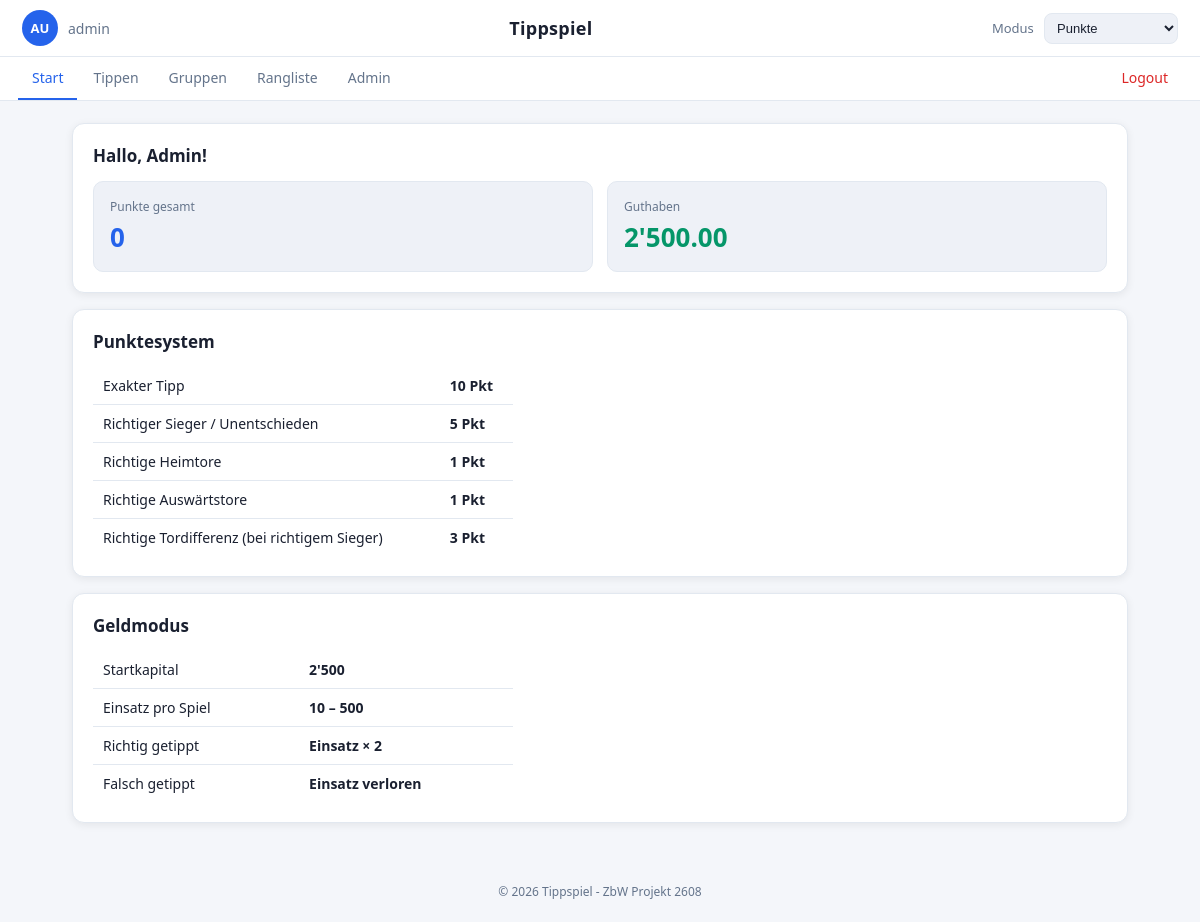
/pages/home.php (signed in), run on the app's committed database.
### tables this page shows
CREATE TABLE users (
    id                INT AUTO_INCREMENT PRIMARY KEY,
    username          VARCHAR(50)  NOT NULL UNIQUE,
    email             VARCHAR(120) NOT NULL UNIQUE,
    password_hash     VARCHAR(255) NOT NULL,
    first_name        VARCHAR(60)  NOT NULL,
    last_name         VARCHAR(60)  NOT NULL,
    role              ENUM('user','admin') NOT NULL DEFAULT 'user',
    points_total      INT NOT NULL DEFAULT 0,
    money_balance     DECIMAL(12,2) NOT NULL DEFAULT 2500.00,
    profile_picture   VARCHAR(255) DEFAULT NULL,
    theme             ENUM('light','dark') NOT NULL DEFAULT 'light',
    created_at        TIMESTAMP DEFAULT CURRENT_TIMESTAMP
);

### config/db.php (called while the page is built, shortened)
<?php
function db(): PDO {
    static $pdo = null;
    if ($pdo === null) {
        $dsn = 'mysql:host=' . DB_HOST . ';dbname=' . DB_NAME . ';charset=' . DB_CHAR;
        $opt = [
            PDO::ATTR_ERRMODE            => PDO::ERRMODE_EXCEPTION,
            PDO::ATTR_DEFAULT_FETCH_MODE => PDO::FETCH_ASSOC,
            PDO::ATTR_EMULATE_PREPARES   => false,
        ];
        try {
            $pdo = new PDO($dsn, DB_USER, DB_PASS, $opt);
        } catch (PDOException $e) {
            http_response_code(500);
            die('DB-Fehler: ' . $e->getMessage());
        }
    }
    return $pdo;
}

### includes/auth.php (called while the page is built, shortened)
<?php
require_once __DIR__ . '/../config/db.php';
function current_user(): ?array {
    static $user = null;
    if ($user === null) {
        $stmt = db()->prepare('SELECT * FROM users WHERE id = ?');
        $stmt->execute([$_SESSION['user_id']]);
        $user = $stmt->fetch() ?: null;
    }
    return $user;
}
function require_login(): array {
    $u = current_user();
    return $u;
}
function initials(array $u): string {
    return strtoupper(mb_substr($u['first_name'], 0, 1) . mb_substr($u['last_name'], 0, 1));
}

### pages/home.php (the view)
<?php
$active = 'home';
require_once __DIR__ . '/../includes/header.php';
?>
<section class="card">
  <h2>Hallo, <?= htmlspecialchars($user['first_name']) ?>!</h2>
  <div class="stats-grid">
    <div class="stat-card">
      <div class="label">Punkte gesamt</div>
      <div class="value" style="color:var(--primary)"><?= (int)$user['points_total'] ?></div>
    </div>
    <div class="stat-card">
      <div class="label">Guthaben</div>
      <div class="value" style="color:var(--accent)"><?= number_format((float)$user['money_balance'], 2, '.', "'") ?></div>
    </div>
  </div>
</section>
<section class="card">
  <h2>Punktesystem</h2>
  <table style="max-width:420px">
    <tr><td>Exakter Tipp</td><td><strong>10 Pkt</strong></td></tr>
    <tr><td>Richtiger Sieger / Unentschieden</td><td><strong>5 Pkt</strong></td></tr>
    <tr><td>Richtige Heimtore</td><td><strong>1 Pkt</strong></td></tr>
    <tr><td>Richtige Auswärtstore</td><td><strong>1 Pkt</strong></td></tr>
    <tr><td>Richtige Tordifferenz (bei richtigem Sieger)</td><td><strong>3 Pkt</strong></td></tr>
  </table>
</section>
<section class="card">
  <h2>Geldmodus</h2>
  <table style="max-width:420px">
    <tr><td>Startkapital</td><td><strong>2'500</strong></td></tr>
    <tr><td>Einsatz pro Spiel</td><td><strong>10 – 500</strong></td></tr>
    <tr><td>Richtig getippt</td><td><strong>Einsatz × 2</strong></td></tr>
    <tr><td>Falsch getippt</td><td><strong>Einsatz verloren</strong></td></tr>
  </table>
</section>
<?php require_once __DIR__ . '/../includes/footer.php'; ?>

### includes/header.php (shortened to what this page needs)
<?php
require_once __DIR__ . '/auth.php';
$user = require_login();
$active = $active ?? '';
$themeClass = ($user['theme'] ?? 'light') === 'dark' ? 'dark' : '';
$avatarHtml = '';
if (!empty($user['profile_picture'])) {
    $picUrl = '/Tippspiel/' . htmlspecialchars($user['profile_picture']);
    $avatarHtml = '<img src="' . $picUrl . '" alt="Profilbild">';
} else {
    $avatarHtml = htmlspecialchars(initials($user));
}
?>
<!DOCTYPE html>
<html lang="de">
<head>
<link rel="stylesheet" href="/Tippspiel/css/style.css?v=4">
</head>
<body class="<?= $themeClass ?>">
<header class="topbar">
  <a class="profile-link" href="/Tippspiel/pages/profile.php" title="Profil">
    <span class="avatar"><?= $avatarHtml ?></span>
    <span class="username"><?= htmlspecialchars($user['username']) ?></span>
  </a>
  <h1 class="brand">Tippspiel</h1>
  <div class="mode-switch">
    <label for="mode">Modus</label>
    <select id="mode">
      <option value="points">Punkte</option>
    </select>
  </div>
</header>
<nav class="mainnav">
  <a href="/Tippspiel/pages/home.php"        class="<?= $active==='home'       ? 'active' : '' ?>">Start</a>
  <a href="/Tippspiel/pages/sports.php"      class="<?= $active==='sports'     ? 'active' : '' ?>">Tippen</a>
  <a href="/Tippspiel/pages/groups.php"      class="<?= $active==='groups'     ? 'active' : '' ?>">Gruppen</a>
  <a href="/Tippspiel/pages/leaderboard.php" class="<?= $active==='leaderboard'? 'active' : '' ?>">Rangliste</a>
  <?php if ($user['role'] === 'admin'): ?>
    <a href="/Tippspiel/pages/admin.php"     class="<?= $active==='admin'      ? 'active' : '' ?>">Admin</a>
  <?php endif; ?>
  <a href="/Tippspiel/api/logout.php" class="logout">Logout</a>
</nav>
<main class="container">

### css/style.css (style rules this page uses)
:root { --bg: #f4f6fa; --surface: #ffffff; --surface-2: #eef1f7; --text: #1a2030; --muted: #64748b; --primary: #2563eb; --primary-2: #1d4ed8; --accent: #059669; --danger: #dc2626; --warn: #d97706; --border: #e2e8f0; --radius: 12px; --shadow: 0 2px 8px rgba(0,0,0,.07); }
* { box-sizing: border-box; }
body { margin: 0; font-family: system-ui, -apple-system, "Segoe UI", Roboto, sans-serif; background: var(--bg); color: var(--text); min-height: 100vh; }
a { color: var(--primary); text-decoration: none; }
.topbar { display: flex; align-items: center; justify-content: space-between; padding: 10px 22px; background: var(--surface); border-bottom: 1px solid var(--border); }
.brand { margin: 0; font-size: 18px; font-weight: 700; letter-spacing: .3px; }
.profile-link { display: flex; align-items: center; gap: 10px; color: var(--text); }
.avatar { width: 36px; height: 36px; min-width: 36px; min-height: 36px; border-radius: 50%; background: var(--primary); color: #fff; display: inline-flex; align-items: center; justify-content: center; font-weight: 700; font-size: 13px; flex-shrink: 0; overflow: hidden; position: relative; }
.username { color: var(--muted); font-size: 14px; }
.mode-switch label { color: var(--muted); margin-right: 6px; font-size: 13px; }
.mode-switch select { background: var(--surface-2); color: var(--text); border: 1px solid var(--border); border-radius: 8px; padding: 6px 8px; font-size: 13px; }
.mainnav { display: flex; gap: 2px; padding: 0 18px; background: var(--surface); border-bottom: 1px solid var(--border); }
.mainnav a { color: var(--muted); padding: 11px 14px; font-size: 14px; border-bottom: 2px solid transparent; white-space: nowrap; }
.mainnav a.active { color: var(--primary); border-bottom-color: var(--primary); }
.mainnav .logout { margin-left: auto; color: var(--danger); }
.container { max-width: 1100px; margin: 0 auto; padding: 22px; }
.card { background: var(--surface); padding: 20px; border-radius: var(--radius); margin-bottom: 16px; box-shadow: var(--shadow); border: 1px solid var(--border); }
.card h2 { margin: 0 0 14px; font-size: 17px; color: var(--text); }
.stats-grid { display: grid; grid-template-columns: repeat(auto-fit, minmax(160px, 1fr)); gap: 14px; margin-top: 12px; }
.stat-card { background: var(--surface-2); border-radius: 10px; padding: 16px; border: 1px solid var(--border); }
.stat-card .label { font-size: 12px; color: var(--muted); margin-bottom: 4px; }
.stat-card .value { font-size: 26px; font-weight: 700; }
table { width: 100%; border-collapse: collapse; }
th, td { padding: 9px 10px; text-align: left; }
td { border-bottom: 1px solid var(--border); font-size: 14px; }
tr:last-child td { border-bottom: 0; }

### data on the page
users: avatarHtml "AU", username "admin", first_name "Admin", points_total "0", money_balance "2'500.00"
